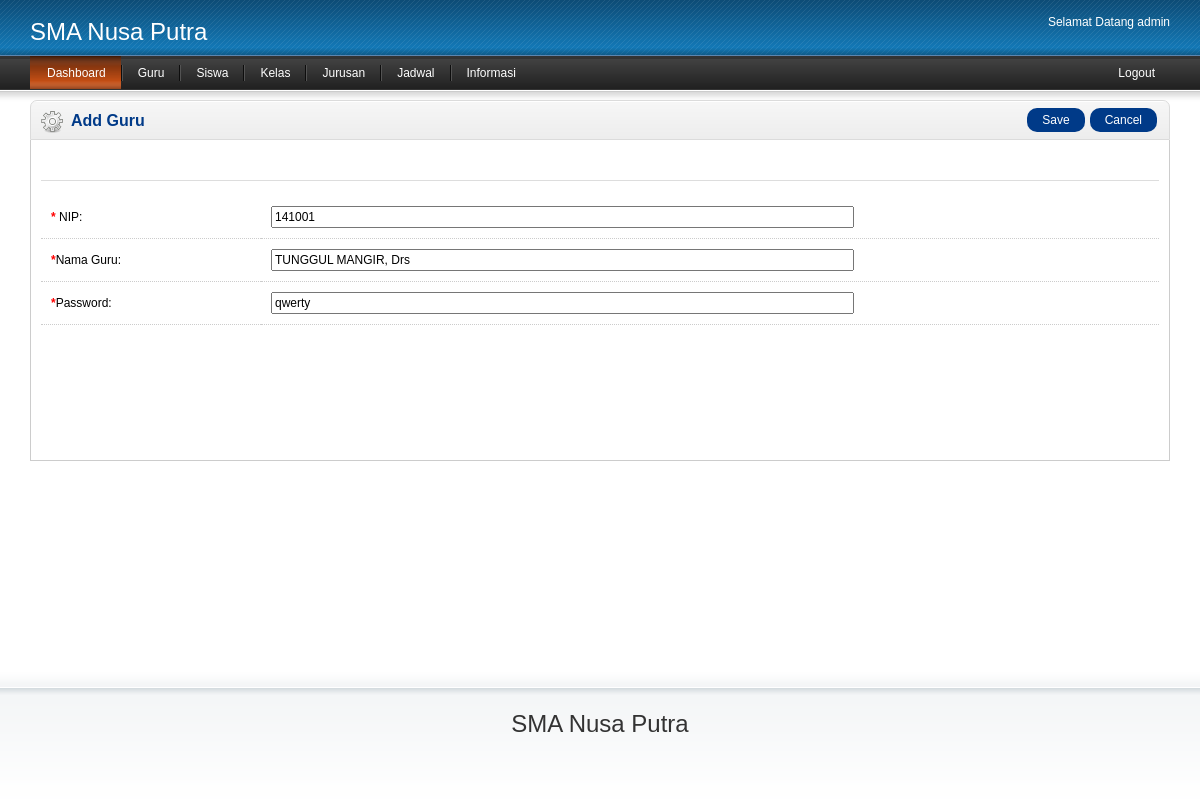
/admin/admin.php?page=guru/editGuru&id=1 (signed in), run on the app's committed database.
### tables this page shows
CREATE TABLE IF NOT EXISTS `guru` (
  `id_guru` int(11) NOT NULL AUTO_INCREMENT,
  `nip` varchar(15) NOT NULL,
  `nama_guru` varchar(25) NOT NULL,
  `mata_pelajaran` text NOT NULL,
  `password` varchar(15) NOT NULL,
  `foto` varchar(50) NOT NULL,
  PRIMARY KEY (`id_guru`)
);

### admin/guru/editGuru.php (the view, shortened to what this page needs)
<?php
$id=$_GET['id'];
$g=mysql_query("select * from guru where id_guru='$id'");
$y=mysql_fetch_array($g);
?>
<div class="heading">
      <h1><img src="../image/product.png" alt="" /> Add Guru</h1>
      <div class="buttons"><a  class="button" id="save">Save</a><a  class="button" id="cancel">Cancel</a></div>
    </div>
     <div class="content">
<div id="tab-general">
          <div id="languages" class="htabs">
                      </div>
                    <div id="language1">
                    <form method="post">
            <table class="form" >
              <tr>
                <td><span class="required">*</span> NIP:</td>
                <td><input type="text" name="kode" size="80" value="<?php echo $y[1]?>" id="kode"  readonly/>
                  </td>
              </tr>
              <tr>
                <td><span class="required">*</span>Nama Guru:</td>
                <td><input type="text" name="nama" value="<?php echo $y[2]?>" size="80" id="nama" /></td>
              </tr>
              <tr>
                <td><span class="required">*</span>Password:</td>
                <td><input type="text" name="password" value="<?php echo $y[4]?>" size="80" id="password" /></td>
              </tr>
            </table>
            </form>
          </div>
                  </div>
                  </div>

### css/stylesheet.css (style rules this page uses)
html { margin: 0; padding: 0; height: 100%; }
body { margin: 0; padding: 0; height: 100%; background: #FFFFFF; }
body, td, th, input, select, textarea, option, optgroup { font-family: Arial, Helvetica, sans-serif; font-size: 12px; color: #000000; }
input[type='text'], input[type='password'] { padding: 2px; }
a, a:visited { color: #003366; text-decoration: underline; cursor: pointer; }
form { margin: 0; padding: 0; }
.required { color: #FF0000; font-weight: bold; }
.box > .heading { height: 38px; padding-left: 7px; padding-right: 7px; border: 1px solid #DBDBDB; background: url('../image/box.png') repeat-x; -webkit-border-radius: 7px 7px 0px 0px; -moz-border-radius: 7px 7px 0px 0px; -khtml-border-radius: 7px 7px 0px 0px; border-radius: 7px 7px 0px 0px; }
.box > .heading h1 { margin: 0px; padding: 11px 0px 0px 0px; color: #003A88; font-size: 16px; float: left; }
.box > .heading h1 img { float: left; margin-top: -1px; margin-left: 3px; margin-right: 8px; }
.box > .heading .buttons { float: right; padding-top: 7px; margin-right: 5px; }
.box > .heading .buttons .button { margin-left: 5px; }
.box > .content { padding: 10px; border-left: 1px solid #CCCCCC; border-right: 1px solid #CCCCCC; border-bottom: 1px solid #CCCCCC; min-height: 300px; overflow: auto; }
a.button, .list a.button { text-decoration: none; color: #FFF; display: inline-block; padding: 5px 15px 5px 15px; background: #003A88; -webkit-border-radius: 10px 10px 10px 10px; -moz-border-radius: 10px 10px 10px 10px; -khtml-border-radius: 10px 10px 10px 10px; border-radius: 10px 10px 10px 10px; }
table.form { width: 100%; border-collapse: collapse; margin-bottom: 20px; }
table.form > tbody > tr > td:first-child { width: 200px; }
table.form > tbody > tr > td { padding: 10px; color: #000000; border-bottom: 1px dotted #CCCCCC; }
.htabs { padding: 0px 0px 0px 10px; height: 30px; line-height: 16px; border-bottom: 1px solid #DDDDDD; margin-bottom: 15px; }

### data on the page
guru: kode "141001", nama "TUNGGUL MANGIR, Drs", password "qwerty"

### other printed values
$_SESSION['username'] "admin"
